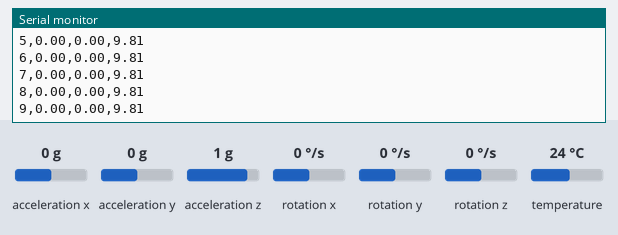
The sketch below on a simulated Arduino Uno, built with avr-gcc and run on an emulated ATmega328P. On the bench: the last lines printed to the serial monitor. Inputs (shaded band) come from the test bench; at power-on: acceleration x 0 g, acceleration y 0 g, acceleration z 1 g, rotation x 0 °/s, rotation y 0 °/s, rotation z 0 °/s, temperature 24 °C.

Above: at 4.9 s.
5.0 s: acceleration x set to -1.4 g
At 5.04 s:
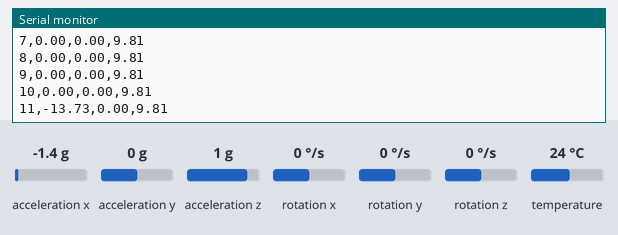
6.5 s: acceleration y set to -1.4 g
At 6.59 s:
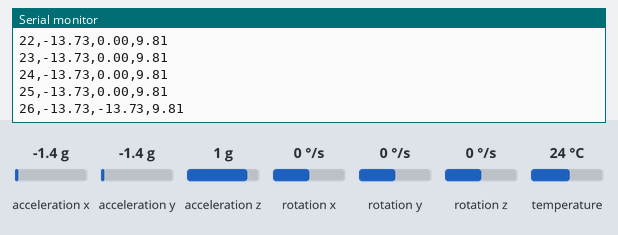
8.0 s: acceleration z set to -1.4 g
At 8.03 s:
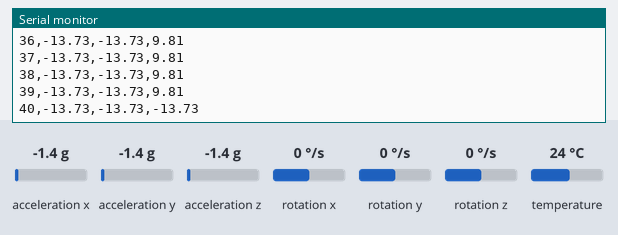

Measured:
- after the input at 5.0 s, the serial monitor: prints a new line at once (image 1)
- after the input at 6.5 s, the serial monitor: prints a new line after 0.08 s (image 2)

The sketch:

Caracterizacion_MPU6050.ino
```cpp
#include <Adafruit_MPU6050.h>

Adafruit_MPU6050 mpu;
int medicion = 0;
int tiempo_espera = 0;

void setup() {
  Serial.begin(9600);
  mpu.begin();
  mpu.setAccelerometerRange(MPU6050_RANGE_2_G);
}

void loop() {
  if (tiempo_espera <= 3) {
    Serial.println(String(tiempo_espera));
    tiempo_espera++;
    delay(1000);
  } else {
    medicion++;

    sensors_event_t a, g, temp;
    mpu.getEvent(&a, &g, &temp);

    if (medicion == 1) {
      Serial.println("Medicion,Aceleracion_X,Aceleracion_Y,Aceleracion_Z");
    }

    // Serial.println(String(medicion) + "," + String(a.acceleration.x / 9.80665) + "," + String(a.acceleration.y / 9.80665) + "," + String(a.acceleration.z / 9.80665));

    Serial.println(String(medicion) + "," + String(a.acceleration.x) + "," + String(a.acceleration.y) + "," + String(a.acceleration.z));

    delay(100);
  }
}
```
